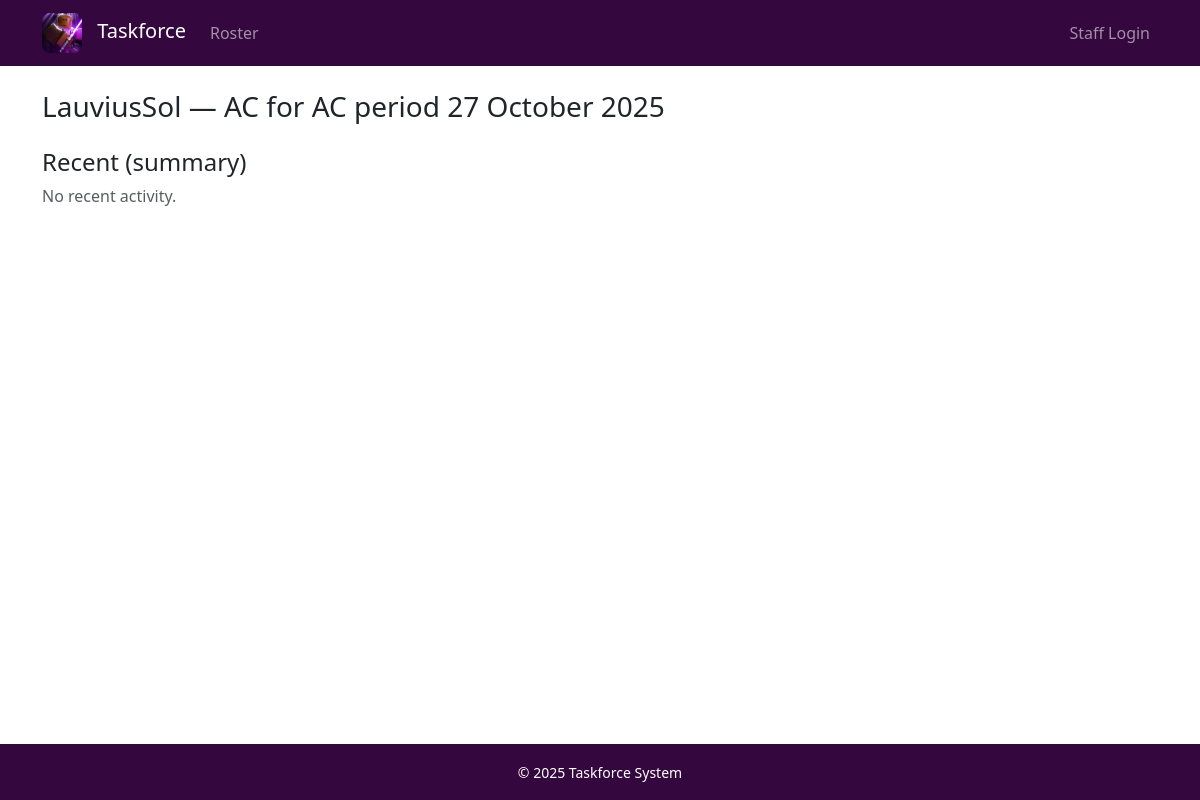
/ac/member/242 (signed in), run on the app's committed database.
### database/models.py (models this page shows, shortened)
class Member(db.Model):
    __tablename__ = 'members'
    id = db.Column(db.Integer, primary_key=True)
    discord_username = db.Column(db.String(100), nullable=False, unique=True)
    discord_id = db.Column(db.String(50), nullable=True, unique=True)
    roblox_username = db.Column(db.String(100), nullable=True)
    roblox_id = db.Column(db.String(50), nullable=True)
    current_rank = db.Column(db.String(100), nullable=False, default='Aspirant')
    join_date = db.Column(db.DateTime, nullable=False, default=datetime.utcnow)
    last_updated = db.Column(db.DateTime, nullable=False, default=datetime.utcnow)
    is_active = db.Column(db.Boolean, default=True)
    activities = db.relationship('ActivityLog', backref='member', lazy=True, cascade='all, delete-orphan')
    promotions = db.relationship('PromotionLog', backref='member', lazy=True, cascade='all, delete-orphan')

### database/ac_models.py (models this page shows, shortened)
class ACPeriod(db.Model):
    __tablename__ = 'ac_periods'
    id = db.Column(db.Integer, primary_key=True)
    period_name = db.Column(db.String(100), nullable=False)
    start_date = db.Column(db.DateTime, nullable=False)
    end_date = db.Column(db.DateTime, nullable=False)
    is_active = db.Column(db.Boolean, default=True)
    is_finalized = db.Column(db.Boolean, default=False)
    created_date = db.Column(db.DateTime, default=datetime.utcnow)
    activity_entries = db.relationship('ActivityEntry', backref='ac_period', lazy=True)
    inactivity_notices = db.relationship('InactivityNotice', backref='ac_period', lazy=True)
    exemptions = db.relationship('ACExemption', backref='ac_period', lazy=True)

### routers/ac.py (the view, shortened to what this page needs)
@ac_bp.route('/member/<int:member_id>')
@hct_required
def ac_member_detail(member_id):
    member = Member.query.get_or_404(member_id)
    current_period = ACPeriod.query.filter_by(is_active=True).first()
    if not current_period:
        flash('No active AC period.', 'error')
        return redirect(url_for('ac.ac_dashboard'))
    activities = ActivityEntry.query.filter_by(member_id=member_id, ac_period_id=current_period.id).order_by(ActivityEntry.activity_date.desc()).all()
    agg = {}
    aggregated_activities = sorted(
        (
            {'activity_type': k[0], 'points': k[1], 'count': v['count'], 'activity_date': v['last_date']}
            for k, v in agg.items()
        ),
        key=lambda x: x['activity_date'] or datetime.min,
        reverse=True
    )
    quota = get_member_quota(member.current_rank)
    total_points = sum(a.points for a in activities)
    return render_template(
        'ac/member_detail.html',
        member=member,
        current_period=current_period,
        activities=activities,  # full list for detailed view
        aggregated_activities=aggregated_activities,  # summaries for compact view
        quota=quota,
        total_points=total_points
    )

### database/ac_models.py (called while the page is built)
def get_member_quota(rank):
    return AC_QUOTAS.get(rank, 0.0)

### utils/auth.py (called while the page is built, shortened)
def is_staff():
    return bool(session.get('is_staff', False))

def is_hct():
    return bool(session.get('is_hct', False))

def hct_required(f):
    @wraps(f)
    def decorated_function(*args, **kwargs):
        return f(*args, **kwargs)
    return decorated_function

### templates/ac/member_detail.html (shortened to what this page needs)
{% extends "base.html" %}
{% block content %}
<h3 class="d-flex justify-content-between align-items-center">
  <span>{{ member.discord_username }} — AC for {{ current_period.period_name if current_period else '' }}</span>
</h3>
<h4 class="mt-4">Recent (summary)</h4>
{% if aggregated_activities %}
  <ul class="list-group mb-3">
    {% for a in aggregated_activities %}
      <li class="list-group-item">
        {{ a.activity_date.strftime('%Y-%m-%d') if a.activity_date else '' }} — {{ a.count }} {{ a.activity_type }} ({{ a.points }})
      </li>
    {% endfor %}
  </ul>
{% else %}
  <p class="text-muted">No recent activity.</p>
{% endif %}
{% endblock %}

### static/css/style.css (style rules this page uses)
body::before { content: ""; position: fixed; top: 0; left: 0; width: 100%; height: 100%; background-image: url('../img/RobloxScreenShot20251129_132653842.png'); background-size: cover; background-position: center; filter: blur(3px) brightness(0.4); z-index: -1; }

### data on the page
Member: discord_username "LauviusSol"
ACPeriod: period_name "AC period 27 October 2025"
